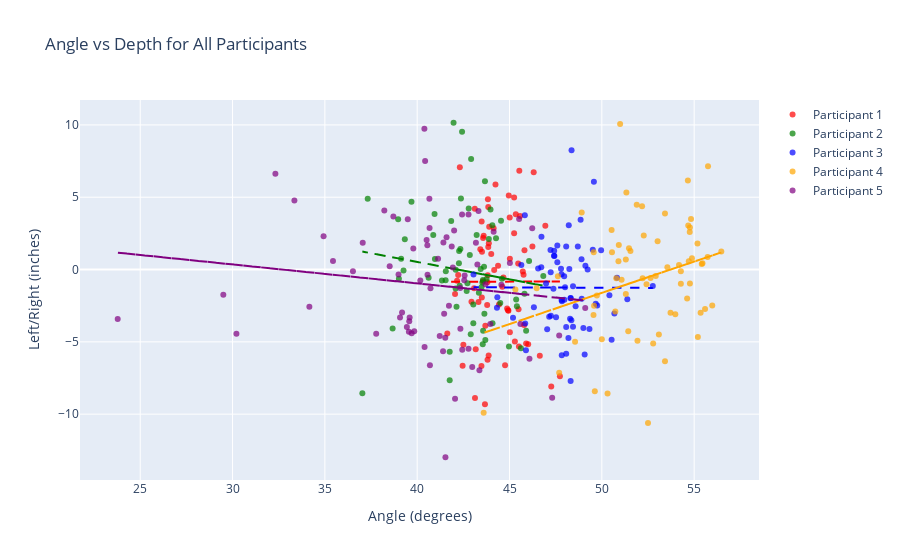

This figure's notebook cell:
### Code cell
# scatterplot angle to left_right for all participants

fig = go.Figure()

colors = ['red', 'green','blue', 'orange',' purple']
count = 0
for participant in participants:
    participant_df = df[df['participant_id'] == participant].reset_index(drop=True)
    fig.add_trace(go.Scatter(x=participant_df['angle'], y=participant_df['left_right'],
                                mode='markers',
                                marker=dict(color=colors[count], size=6, opacity=0.7),
                                name=f'Participant {participant}'
                                ))
    # add regression
    z = np.polyfit(participant_df['angle'], participant_df['left_right'], 1)
    p = np.poly1d(z)
    fig.add_trace(go.Scatter(x=participant_df['angle'], y=p(participant_df['angle']),
                                mode='lines',
                                line=dict(color=colors[count], width=2, dash='dash'),
                                showlegend=False
                                ))
                                
    count += 1

fig.update_layout(
    title='Angle vs Depth for All Participants',
    xaxis_title='Angle (degrees)',
    yaxis_title='Left/Right (inches)',
)
fig.show()
